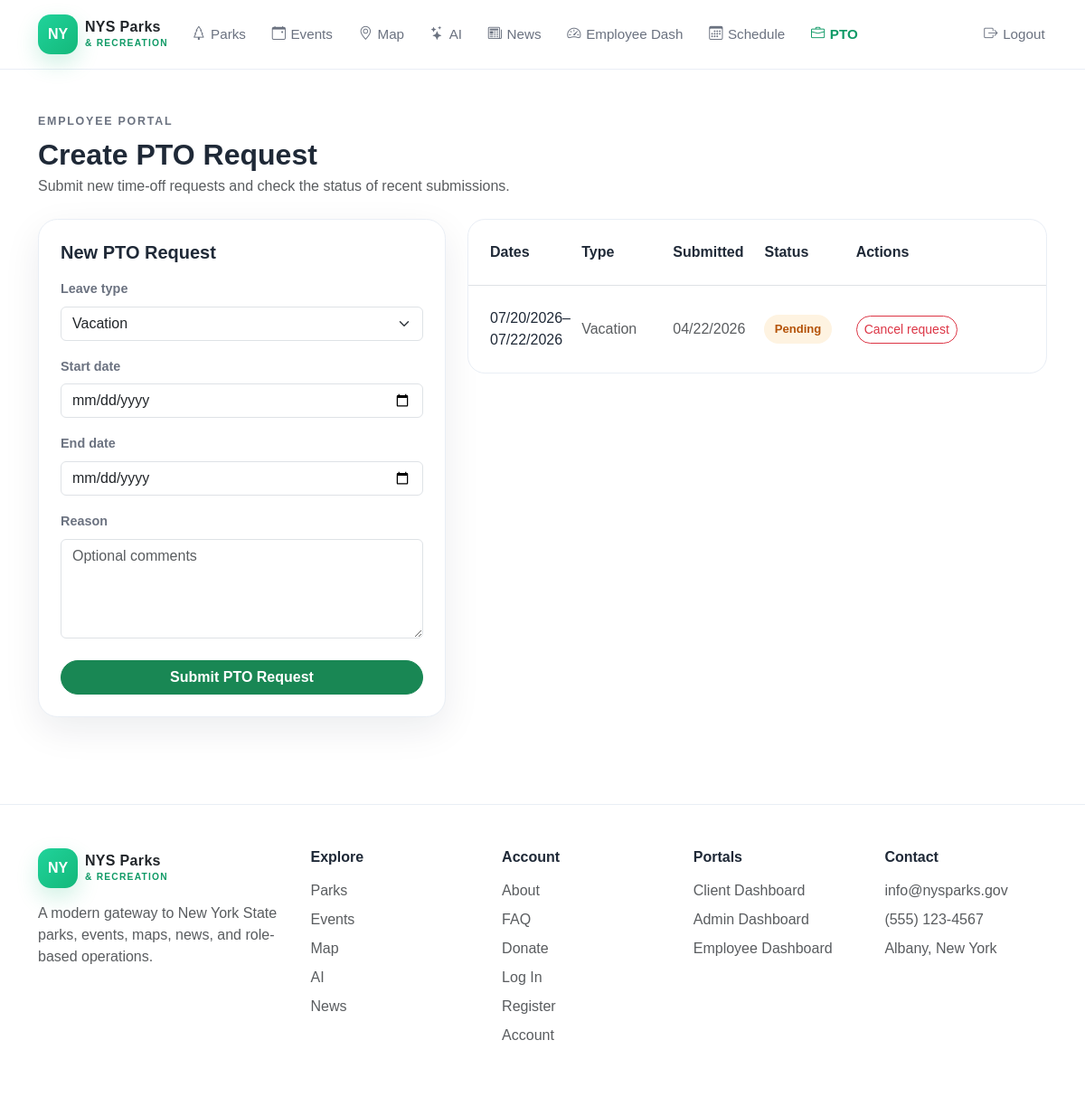
The app's page /employee-pto.php (signed in), older data.
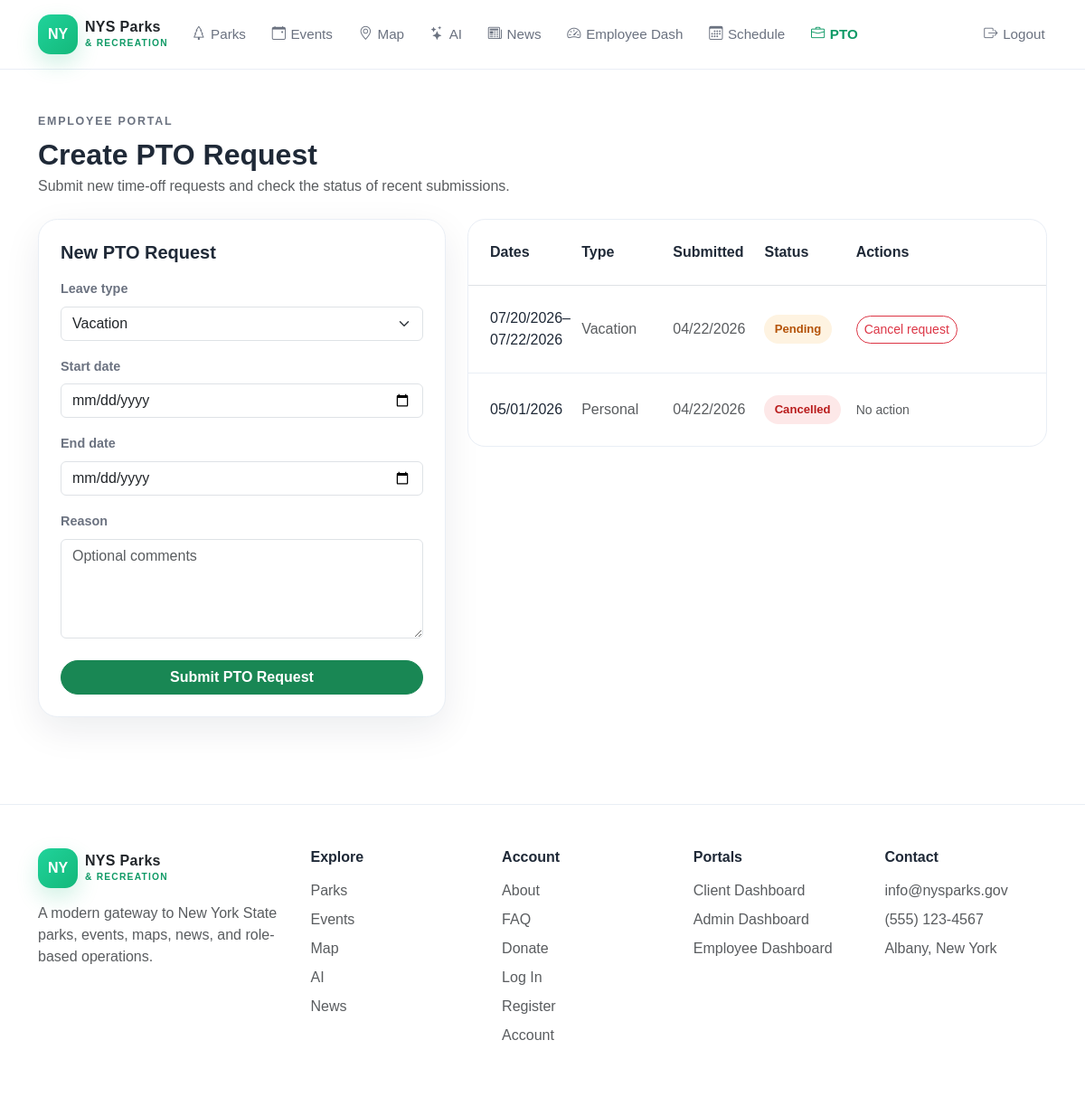
The same page, newer data.
### tables this page shows
CREATE TABLE pto_requests (
    id INT AUTO_INCREMENT PRIMARY KEY,
    employee_id INT NOT NULL,
    leave_type VARCHAR(60) NOT NULL,
    start_date DATE NOT NULL,
    end_date DATE NOT NULL,
    reason TEXT NULL,
    pto_status ENUM('pending','approved','denied','cancelled') NOT NULL DEFAULT 'pending',
    reviewed_by INT NULL,
    reviewed_at DATETIME NULL,
    admin_notes TEXT NULL,
    created_at DATETIME NOT NULL DEFAULT CURRENT_TIMESTAMP,
    updated_at DATETIME NOT NULL DEFAULT CURRENT_TIMESTAMP ON UPDATE CURRENT_TIMESTAMP,
    CONSTRAINT fk_pto_employee FOREIGN KEY (employee_id) REFERENCES users(id) ON DELETE CASCADE,
    CONSTRAINT fk_pto_reviewed_by FOREIGN KEY (reviewed_by) REFERENCES users(id) ON DELETE SET NULL,
    CONSTRAINT chk_pto_dates CHECK (start_date <= end_date),
    INDEX idx_pto_employee_status (employee_id, pto_status),
    INDEX idx_pto_dates_status (start_date, end_date, pto_status),
    INDEX idx_pto_reviewed_by (reviewed_by)
);

### bootstrap.php (called while the page is built, shortened)
<?php
function e(?string $value): string {
    return htmlspecialchars((string) $value, ENT_QUOTES, 'UTF-8');
}
function format_date(?string $date, string $format = 'm/d/Y'): string {
    return date($format, strtotime($date));
}
function booking_status_class(string $status): string {
    return match($status){
        'approved','confirmed','completed','attended','registered' => 'status-approved',
        'denied','cancelled','no_show' => 'status-denied',
        default => 'status-pending',
    };
}
?>

### employee-pto.php (the view, shortened to what the changed rows need)
<?php
require 'bootstrap.php';
$user = require_role($db, 'employee');
$stmt = $db->prepare("SELECT * FROM pto_requests WHERE employee_id=? ORDER BY created_at DESC");
$stmt->execute([$user['id']]);
$requests = $stmt->fetchAll();
?>
<!DOCTYPE html>
<html lang="en">
<head>
  <link href="https://cdn.jsdelivr.net/npm/bootstrap@5.3.3/dist/css/bootstrap.min.css" rel="stylesheet" />
  <link rel="stylesheet" href="https://cdn.jsdelivr.net/npm/bootstrap-icons@1.11.3/font/bootstrap-icons.min.css" />
  <link rel="stylesheet" href="styles.css" />
</head>
<body data-page="employee-pto">
  <main class="py-5">
    <section class="container">
      <header class="mb-4">
        <h1 class="h2 fw-bold mb-1">Create PTO Request</h1>
      </header>
      <section class="row g-4">
        <article class="col-xl-5">
          <section class="form-panel p-4 h-100">
            <h2 class="h5 fw-bold mb-3">New PTO Request</h2>
          </section>
        </article>
        <article class="col-xl-7">
          <section class="list-shell">
            <?php foreach ($requests as $i => $row): ?>
            <section class="<?= $i < count($requests) - 1 ? 'list-row' : '' ?> p-4"><section class="row g-3 align-items-center"><article class="col-md-2"><?= format_date($row['start_date']) ?><?= $row['start_date'] !== $row['end_date'] ? '–' . format_date($row['end_date']) : '' ?></article><article class="col-md-2 text-muted"><?= e($row['leave_type']) ?></article><article class="col-md-2 text-muted"><?= format_date($row['created_at']) ?></article><article class="col-md-2"><span class="status-pill <?= booking_status_class($row['pto_status']) ?>"><?= e(ucfirst($row['pto_status'])) ?></span></article><article class="col-md-4"><?php if ($row['pto_status'] === 'pending'): ?><form method="post" class="mb-0"><input type="hidden" name="action" value="cancel"><input type="hidden" name="pto_id" value="<?= (int)$row['id'] ?>"><button class="btn btn-sm btn-outline-danger rounded-pill" type="submit">Cancel request</button></form><?php else: ?><span class="text-muted small">No action</span><?php endif; ?></article></section></section>
            <?php endforeach; ?>
          </section>
        </article>
      </section>
    </section>
  </main>
  <footer class="footer-shell py-5 mt-5">
    <section class="container">
      <section class="footer-five">
        <article class="footer-block">
          <h2 class="h6 fw-bold mb-3">Explore</h2>
        </article>
        <article class="footer-block">
          <h2 class="h6 fw-bold mb-3">Account</h2>
        </article>
        <article class="footer-block">
          <h2 class="h6 fw-bold mb-3">Portals</h2>
        </article>
        <article class="footer-block">
          <h2 class="h6 fw-bold mb-3">Contact</h2>
        </article>
      </section>
    </section>
  </footer>
</body>
</html>

Row changes from the older to the newer data that the page shows:
added pto_requests: start_date "05/01/2026", leave_type "Personal", created_at "04/22/2026", pto_status "Cancelled", shows "No action"
